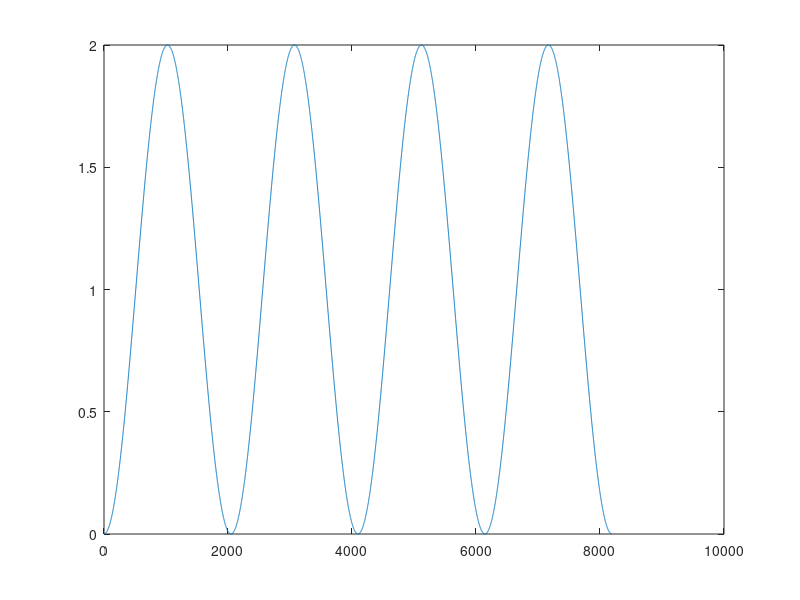

This chart was generated by the following MATLAB code: (Note: this script raises an error after producing the figure.)
# -*- Octave -*-
# Analyse an amplitude modulated monochromatic (ie. cosinusoidal)
# signal. The carrier is acoustic 440Hz, the rhythm 4Hz
# 

signalLength = 8192;
acoustic_freq = 440;
rhythm_freq = 4;
index = [1:signalLength];
acoustic = cos((index / signalLength) * 2 * pi * acoustic_freq);
rhythm = cos((index / signalLength) * 2 * pi * rhythm_freq + (pi)) + 1;
plot(rhythm);
signal = acoustic .* rhythm;
# saveaudio(signal) as a .snd file

# cwt_file(rhythm, 8, "~/AnalysedRhythms/am_rhythm", 1024);

cwtToFile(signal, 8, 1024, "~/AnalysedRhythms/am_rhythm");

# maximum wavelet coefficient at 14 scales below the highest,
# 50 scales above 1024 = 13.454

